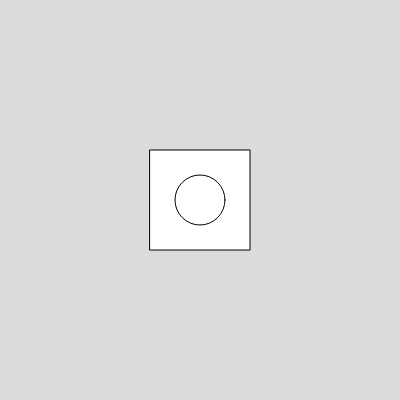
Frame 1 (no input)
Frame 60 (no input): identical to frame 1, image omitted
Frame 120 (the mouse pressed at the canvas centre since frame 60): identical to frame 1, image omitted

The p5.js sketch that drew this single still picture (run headless with seeded random() and noise() and a simulated clock; from frame 60 on, the mouse is pressed at the canvas centre):

// p5.js sketch
// ── sketch.js
function setup() {
  createCanvas(400, 400);
rectMode(CENTER)
}

function draw() {
  background(220);
  rect (width/2,height/2,100,100) 
  ellipse (width/2,height/2,50)

}
